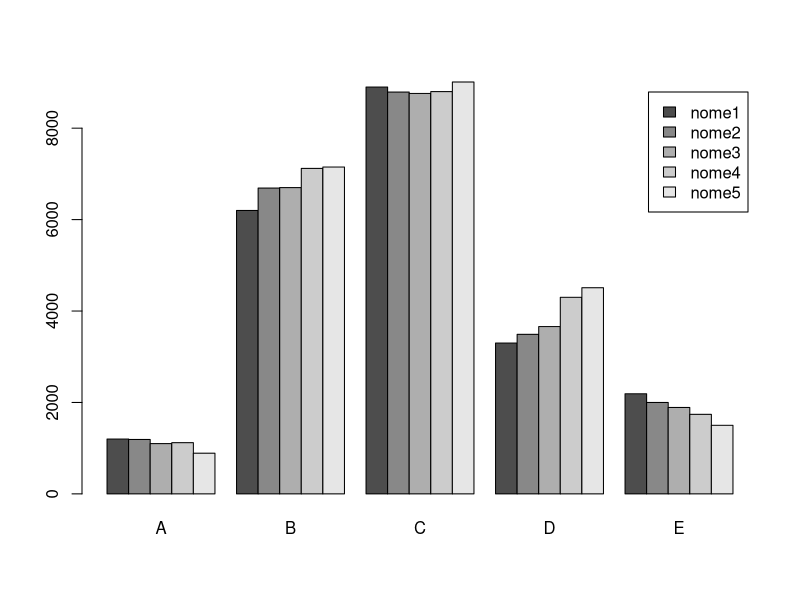
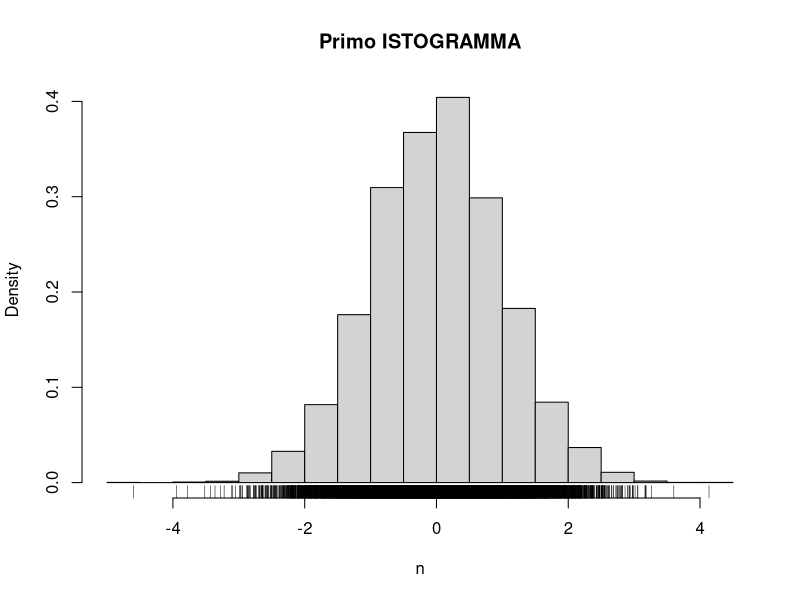
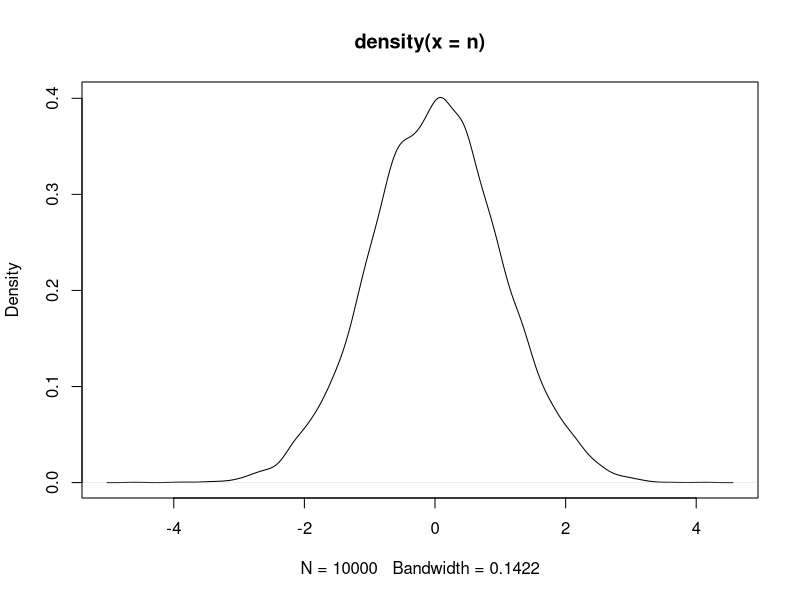
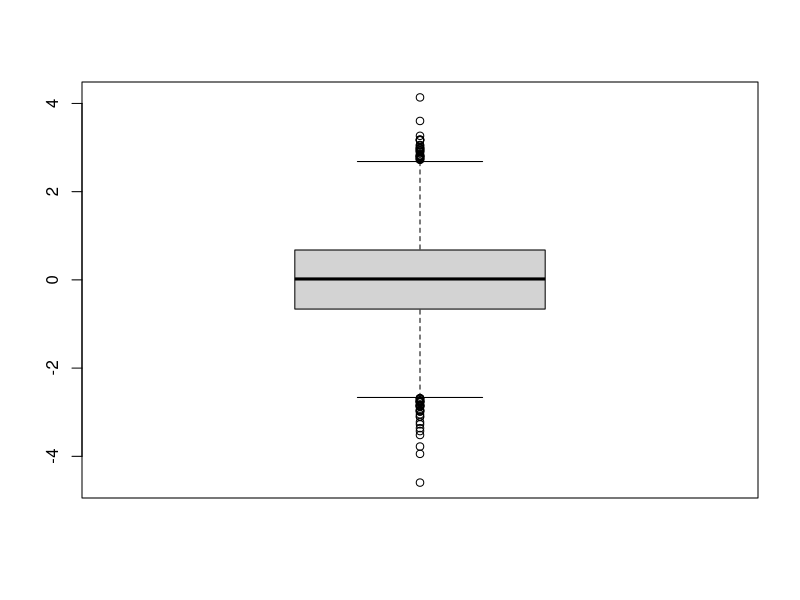

The R script that drew these images, in order:
M = matrix(c(
  c(1200, 1190, 1100, 1120, 890),
  c(6200, 6690, 6700, 7120, 7150),
  c(8900, 8790, 8760, 8800, 9010),
  c(3300, 3490, 3660, 4300, 4510),
  c(2190, 2000, 1890, 1740, 1500)), ncol = 5
)
rownames(M) = c("nome1", "nome2", "nome3", "nome4", "nome5")
# 
colnames(M) = LETTERS[1:5]

(M)
barplot(M, legend=TRUE, beside=TRUE)


# ISTOGRAMMA

(n = rnorm(10000, mean=0))  #1000 numeri casuali

hist(n, probability = TRUE, main = "Primo ISTOGRAMMA")

rug(n)


plot(density(n))


boxplot(n, range=1.5)
